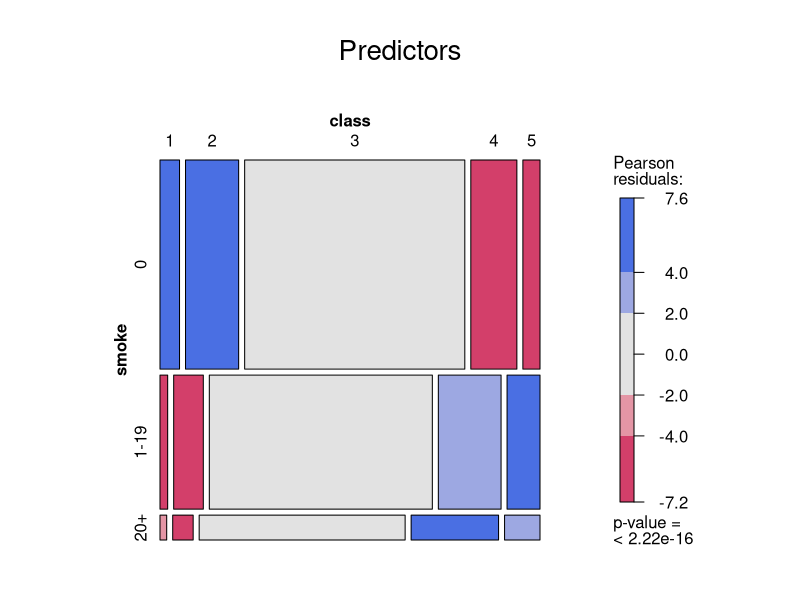
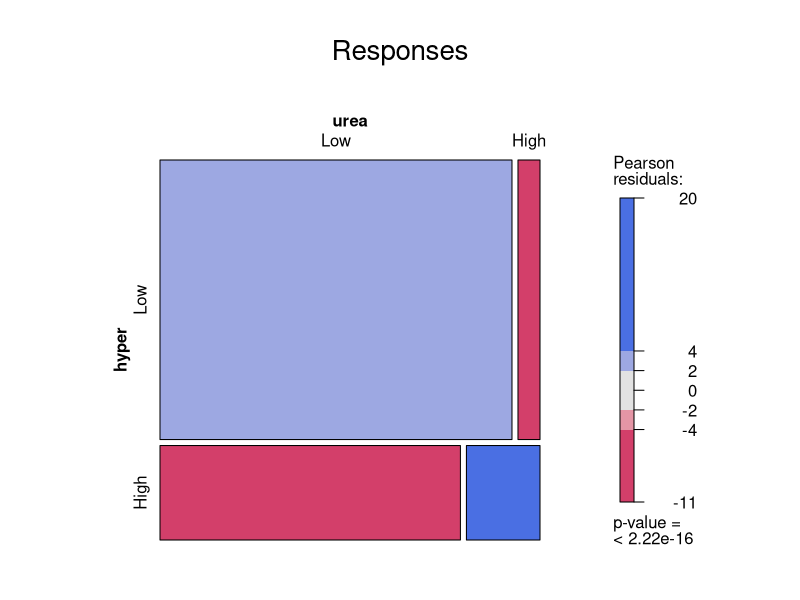
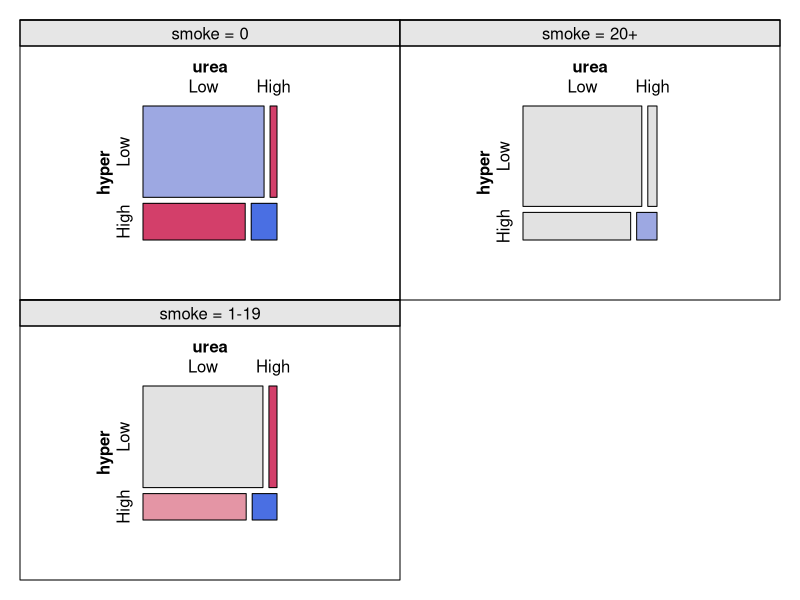
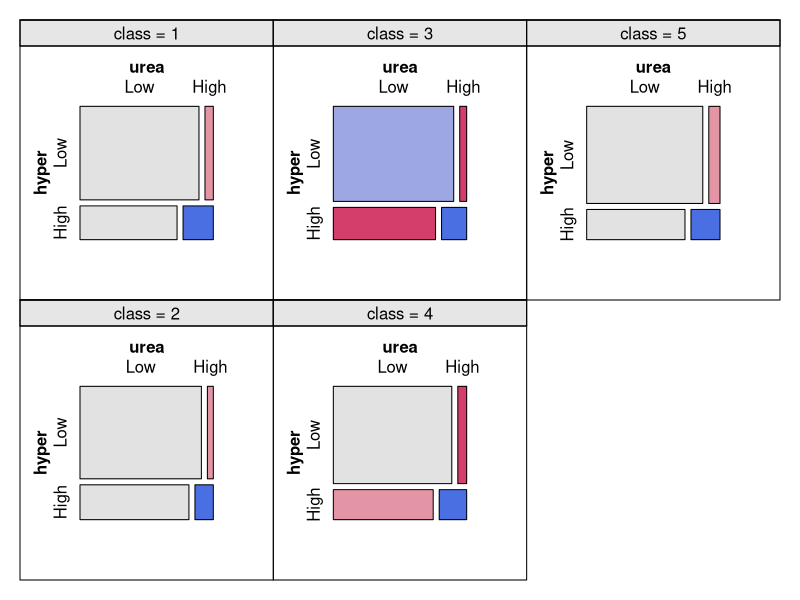
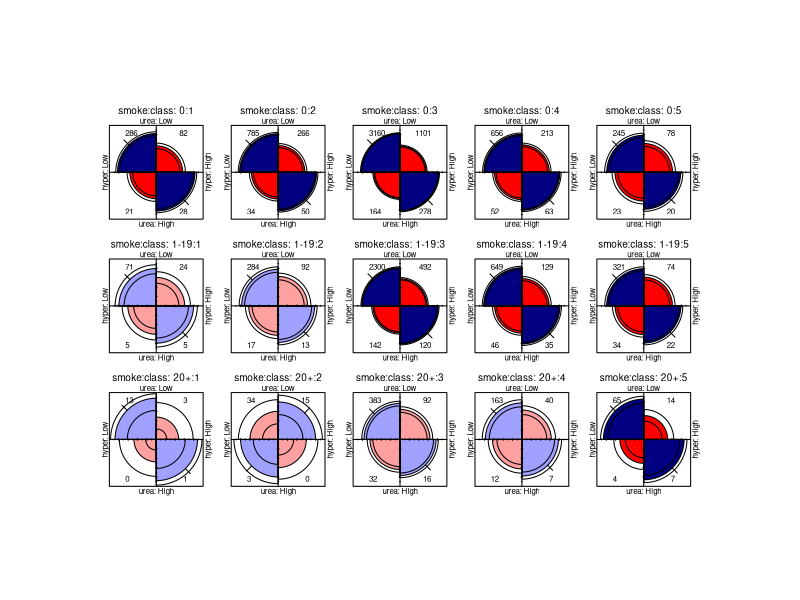
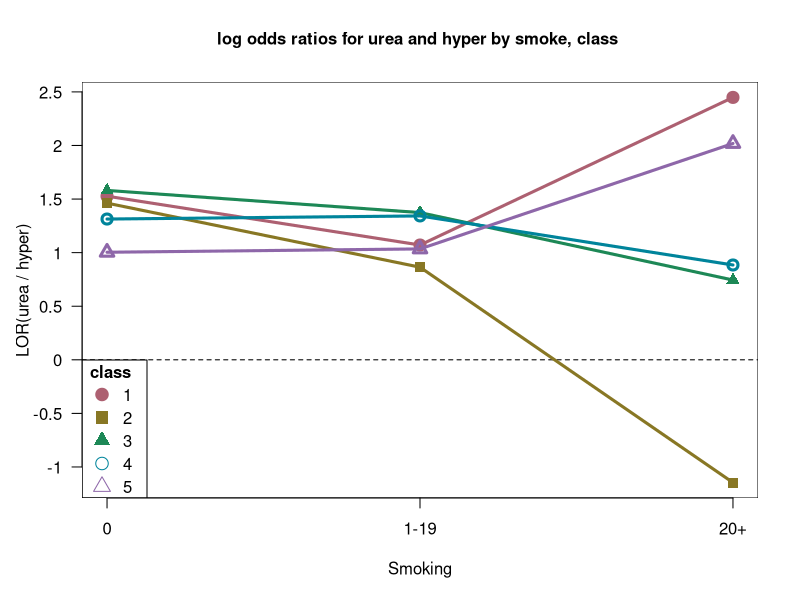
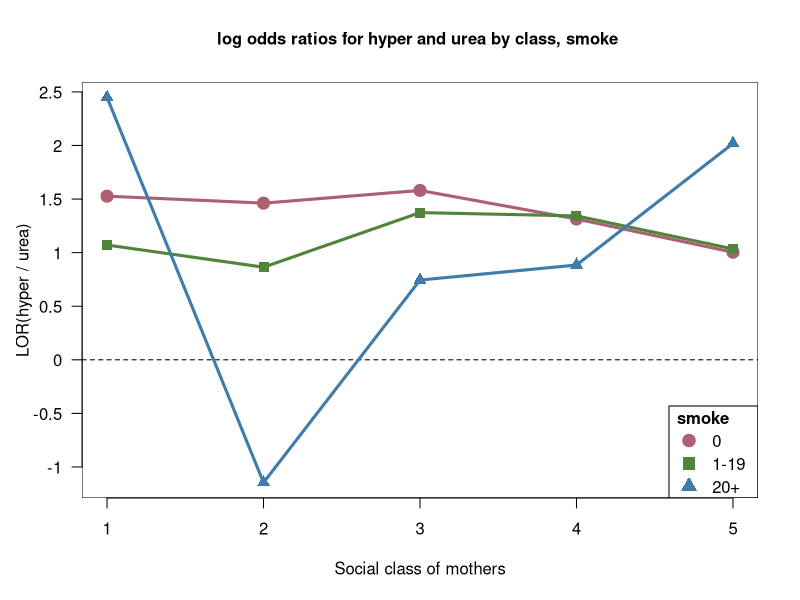
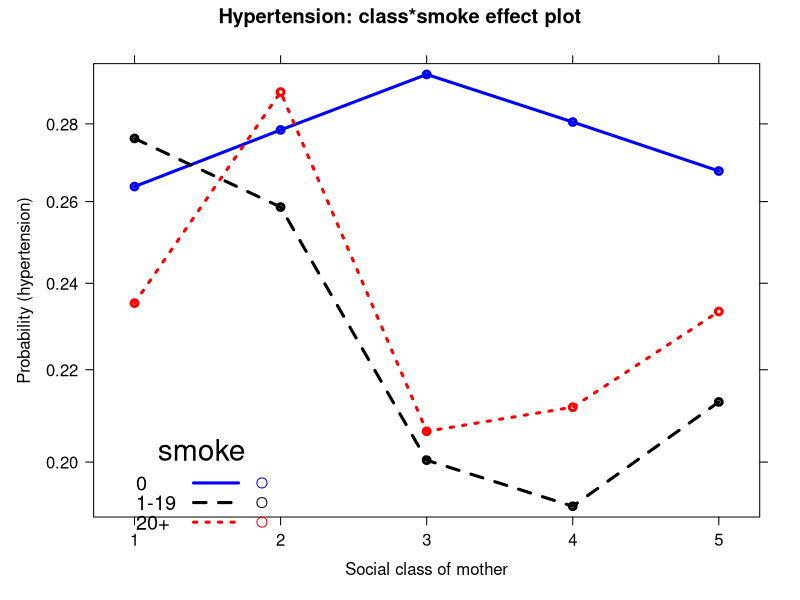

The R script that drew these images, in order: (Note: this script raises an error after producing the figures.)
# ------------------------------------------------------------------------------
# Assess and model association between symptoms of toxaemia and predicotrs
# ------------------------------------------------------------------------------
setwd("/media/kswada/MyFiles/R")

packages <- c("dplyr", "Hmisc", "rms", "caret", "corrplot", "lattice", "ggplot2", "vcd", "vcdExtra", "car", "effects", "MASS", "VGAM")
purrr::walk(packages, library, character.only = TRUE, warn.conflicts = FALSE)


# ------------------------------------------------------------------------------
# Load Data --> Frequency Format Data
# ------------------------------------------------------------------------------
data("Toxaemia", package = "vcdExtra")

data <- Toxaemia
str(data)

describe(data)

some(data)


# ------------------------------------------------------------------------------
# Cross table
# ------------------------------------------------------------------------------
( dat.tab <- xtabs(Freq ~ class + smoke + hyper + urea, data = data) )

ftable(dat.tab, row.vars = 1)


# ------------------------------------------------------------------------------
# Examine marginal relationship between two responses and between two predictors
# ------------------------------------------------------------------------------
# smokin is relatively related to social class, with the highest levels of smokingin calsses 4 and 5 (Social class 1 is the highest in status here)
# Marginally hyper tension is somewhat more prevalent than protein urea
mosaic(~ smoke + class, data = dat.tab, shade = TRUE, main = "Predictors", legend = TRUE)
mosaic(~ hyper + urea, data = dat.tab, shade = TRUE, main = "Responses", legend = TRUE)


# ------------------------------------------------------------------------------
# Examine how the association between responses varies with reponses
# ------------------------------------------------------------------------------
# ignoring social class, interestingly, the association between hypertension and protein urea decreases with smoking
# BETTER TO USE cotabplot
# mosaic(~ hyper + urea | smoke, data = dat.tab, shade = TRUE, legend = FALSE)
cotabplot(~ hyper + urea | smoke, data = dat.tab, shade = TRUE, legend = FALSE, layout = c(2,2))


# ignoring smoking, the association is greatest in social class 3
cotabplot(~ hyper + urea | class, data = dat.tab, shade = TRUE, legend = FALSE, layout = c(2,3))


# ------------------------------------------------------------------------------
# Examine how the reponses are associated in the combination of the predictors
# ------------------------------------------------------------------------------
# Odds ratio appears to increases with both smoking nad social class number
# responses (two symptoms) are positively associated in nearly all cases
# In only two cases the odds ratio is significantly different from 1: mothers in classes 1 and 2, who smoke more than 20 cigarettes a day, but the frequency in this cell is quite small.
fourfold(aperm(dat.tab), fontsize = 16)


# plot odds ratios
( LOR <- loddsratio(urea ~ hyper | smoke + class, data = dat.tab) )

plot(LOR, confidence = FALSE, legend_pos = "bottomleft", xlab = "Smoking")
plot(t(LOR), confidence = FALSE, legend_pos = "bottomright", xlab = "Social class of mothers")


# ------------------------------------------------------------------------------
# Calculate logg odds for each responses within each predictors combination population
# Plot probability
# ------------------------------------------------------------------------------
modglm.hyper <- glm(hyper == "High" ~ class * smoke, weights =Freq, data = data, family = binomial)
modglm.urea <- glm(urea == "High" ~ class * smoke, weights =Freq, data = data, family = binomial)

summary(modglm.hyper)
summary(modglm.urea)

library(effects)

plot(allEffects(modglm.hyper), ylab="Probability (hypertension)", 
     xlab="Social class of mother", main = "Hypertension: class*smoke effect plot", 
     lwd = 3, multiline=TRUE, lty=1:3, colors = c("blue", "black", "red"), key.args = list(x = 0.05, y = 0.2, cex = 1.2, columns = 1))
     
plot(allEffects(modglm.urea), ylab="Probability (urea)", 
     xlab="Social class of mother", main = "Urea: class*smoke effect plot", 
     lwd = 3, multiline=TRUE, lty=1:3, colors = c("blue", "black", "red"), key.args = list(x = 0.65, y = 0.2, cex = 1.2, columns = 1))



# ------------------------------------------------------------------------------
# ------------------------------------------------------------------------------
dat.tab
( data_s <- t(matrix(aperm(dat.tab), 4, 15)) )
colnames(data_s) <- c("hu", "hU", "Hu", "HU")
rowlabs <- expand.grid(smoke = c("0", "1-19", "20+"), class = factor(1:5))
data_s <- cbind(data_s, rowlabs)

head(data_s)

# Fits a Palmgren(bivariate odds-ratio model, or bivariate logistic regression) model
# odds ratio is used as ameasure of dependency
modvglm1 <- vglm(cbind(hu, hU, Hu, HU) ~ class + smoke, binom2.or(zero = 3), data = data_s)
summary(modvglm1)

coef(modvglm1, matrix = TRUE)


# applying blogits(), we get the observed logits and log odds ratios
logits <- blogits(data_s[,4:1], add = 0.5)
colnames(logits)[1:2] <- c("logitH", "logitU")
logits <- cbind(logits, rowlabs)

head(logits)

matlines(logits[1:3], type="l", lty=1:3, lwd=1:3, pch=1:3)


# ------------------------------------------------------------------------------
# Ordinaly loglinear models
#
# ------------------------------------------------------------------------------
mod0 <- glm(Freq ~ class*smoke + hyper + urea, data = data, family = poisson)
mod1 <- glm(Freq ~ class*smoke + hyper*urea, data = data, family = poisson)
mod2 <- update(mod1, . ~ . + smoke*hyper + class*urea)
mod3 <- glm(Freq ~ (class + smoke + hyper + urea)^2, data = data, family = poisson)
mod4 <- glm(Freq ~ class*smoke*hyper + hyper*urea + class*urea, data = data, family = poisson)
mod5 <- update(mod4, . ~ . + smoke*urea)
mod6 <- update(mod4, . ~ . + class*smoke*urea)
mod7 <- update(mod6, . ~ . + smoke*hyper*urea)
mod8 <- glm(Freq ~ (class + smoke + hyper + urea)^3, data = data, family = poisson)
mod9 <- glm(Freq ~ (class + smoke + hyper + urea)^4, data = data, family = poisson)


lmtest::lrtest(mod1, mod2, mod3, mod4, mod5)


fit <- t(matrix(predict(mod2, type = "response"), 4, 15))
colnames(fit) <- c("HU", "Hu", "hU", "hu")
fit <- cbind(fit, rowlabs)
logitsfit <- blogits(fit[,1:4], add = 0.5)
colnames(logitsfit)[1:2] <- c("logitH", "logitU")
logitsfit <- cbind(logitsfit, rowlabs)

logitsfit
( matrix(logitsfit$logOR, 3, 5, dimnames = list(smoke = c("0", "1-19", "20+"), class = 1:5)) )

ggplot(logitsfit, aes(x = as.numeric(class), y = logitH, color = smoke)) + theme_bw() + geom_line(size = 1.2) +
  scale_color_manual(values = c("blue", "black", "red")) + 
  ylab("log odds (Hypertension)") + xlab("Social class of mother") + ggtitle("Hypertension") +
  theme(axis.title = element_text(size = 16)) +
  geom_point(data = logits, aes(x = as.numeric(class), y = logitH, color = smoke), size = 3) + theme(legend.position = c(0.85, 0.6))

ggplot(logitsfit, aes(x = as.numeric(class), y = logitU, color = smoke)) + theme_bw() + geom_line(size = 1.2) +
  scale_color_manual(values = c("blue", "black", "red")) + 
  ylab("log odds (Urea)") + xlab("Social class of mother") + ggtitle("Urea") +
  theme(axis.title = element_text(size = 16)) +
  geom_point(data = logits, aes(x = as.numeric(class), y = logitU, color = smoke), size = 3) + theme(legend.position = c(0.85, 0.2))

ggplot(logitsfit, aes(x = as.numeric(class), y = logOR, color = smoke)) + theme_bw() + geom_line(size = 1.2) +
  scale_color_manual(values = c("blue", "black", "red")) + 
  ylab("log odds (Urea)") + xlab("Social class of mother") + ggtitle("Urea") +
  theme(axis.title = element_text(size = 16)) +
  geom_point(data = logits, aes(x = as.numeric(class), y = logOR, color = smoke), size = 3) + theme(legend.position = c(0.85, 0.2))
